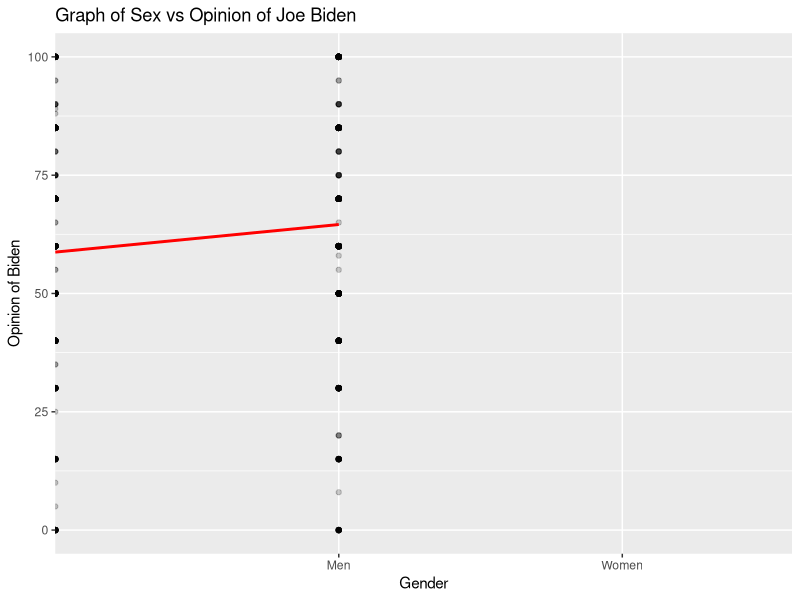

Source code (R):
## ---- chunk 1
knitr::opts_chunk$set(echo = TRUE)

library(tidyverse)
library(dplyr)
library(modelr)
library(broom)
library(rsample)
library(magrittr)
library(caret )
## ---- chunk 2
#Do women display higher feeling thermometer ratings for Joe Biden than men?

#get the data
library(readr)
biden <- read_csv("data/biden.csv")
## ---- chunk 3
#Estimate a basic (single variable) linear regression model of the relationship between gender and feelings towards Joe Biden.
biden 

bid_mod <- lm(biden ~ female, data = biden)

#Calculate predicted values, graph the relationship between the two variables using the predicted values, and determine whether there appears to be a significant relationship.

grid <- biden %>% 
  data_grid(female, biden) 
grid

grid <- grid %>% 
  add_predictions(bid_mod)

#make new df with predicted values
pred <- augment(bid_mod, type.predict = "response")

ggplot(data = pred, aes(x = female, y = biden)) +
  geom_point(alpha = .2) +
  geom_line(data = pred, 
            aes(y=.fitted), 
            color = "red", size = 1) +
  labs(title = "Graph of Sex vs Opinion of Joe Biden", y = "Opinion of Biden", x = "Gender") + scale_x_discrete(limits = c("0", "1"), labels = c("Men", "Women"))





## ---- chunk 4
#Build the best predictive linear regression model of attitudes towards Joe Biden given the variables you have available. In this context, “best” is defined as the model with the lowest MSE. Compare at least three different model formulations (aka different combinations of variables). Use 10-fold cross-validation to avoid a biased estimate of MSE.

biden_age_pid <- lm(biden ~ age+pid, data = biden)

biden_pid <- lm(biden ~ pid, data = biden)

biden_age <- lm(biden ~ age, data = biden)

#for age+pid 
# function to generate assessment statistics for titanic model

holdout_results_pid_age <- function(splits) {
  # Fit the model to the training set
  mod <- glm(biden ~ age+pid, data = analysis(splits))

  # Save the heldout observations
  holdout <- assessment(splits)

  # `augment` will save the predictions with the holdout data set
  res <- augment(mod, newdata = holdout) %>% 
    mutate(.resid = biden -.fitted)

  # Return the assessment data set with the additional columns
  res
}

#for pid
# function to generate assessment statistics for titanic model

holdout_results_pid <- function(splits) {
  # Fit the model to the training set
  mod <- glm(biden ~ pid, data = analysis(splits))

  # Save the heldout observations
  holdout <- assessment(splits)

  # `augment` will save the predictions with the holdout data set
  res <- augment(mod, newdata = holdout) %>% 
    mutate(.resid = biden -.fitted)

  # Return the assessment data set with the additional columns
  res
}

#for age
# function to generate assessment statistics for titanic model

holdout_results_age <- function(splits) {
  # Fit the model to the training set
  mod <- glm(biden ~ age, data = analysis(splits))

  # Save the heldout observations
  holdout <- assessment(splits)

  # `augment` will save the predictions with the holdout data set
  res <- augment(mod, newdata = holdout) %>% 
    mutate(.resid = biden -.fitted)

  # Return the assessment data set with the additional columns
  res
}

#remove nas
biden_new <- biden%>%
  na.omit()
  

# CV for pid and age
pid_age_cv10 <- vfold_cv(data = biden_new, v = 10) %>%
  mutate(results = map(splits, holdout_results_pid_age),
         mse = map_dbl(results, ~ mean(.$.resid ^ 2)))
mean(pid_age_cv10$mse, na.rm = TRUE)
#error = 401.055

#CV for pid
pid_cv10 <- vfold_cv(data = biden_new, v = 10) %>%
  mutate(results = map(splits, holdout_results_pid),
         mse = map_dbl(results, ~ mean(.$.resid ^ 2)))
mean(pid_cv10$mse, na.rm = TRUE)
#error = 402.2789

#CV for age
age_cv10 <- vfold_cv(data = biden_new, v = 10) %>%
  mutate(results = map(splits, holdout_results_age),
         mse = map_dbl(results, ~ mean(.$.resid ^ 2)))
mean(age_cv10$mse, na.rm = TRUE)
#error = 551.0212



## ---- chunk 5
#what happens if we include gender in the model?
biden_age_pid_gender <- lm(biden ~ age+pid+female, data = biden)

holdout_results_age_pid_gender <- function(splits) {
  # Fit the model to the training set
  mod <- glm(biden ~ age+pid+female, data = analysis(splits))

  # Save the heldout observations
  holdout <- assessment(splits)

  # `augment` will save the predictions with the holdout data set
  res <- augment(mod, newdata = holdout) %>% 
    mutate(.resid = biden -.fitted)

  # Return the assessment data set with the additional columns
  res
}

age_pid_gender_cv10 <- vfold_cv(data = biden_new, v = 10) %>%
  mutate(results = map(splits, holdout_results_age_pid_gender),
         mse = map_dbl(results, ~ mean(.$.resid ^ 2)))
mean(age_pid_gender_cv10$mse, na.rm = TRUE)
#error = 397.4093
